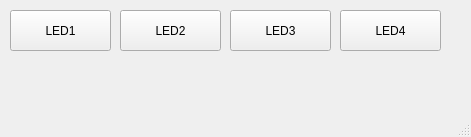
<?xml version="1.0" encoding="UTF-8"?>
<ui version="4.0">
 <class>MainWindow</class>
 <widget class="QMainWindow" name="MainWindow">
  <property name="enabled">
   <bool>true</bool>
  </property>
  <property name="geometry">
   <rect>
    <x>0</x>
    <y>0</y>
    <width>471</width>
    <height>137</height>
   </rect>
  </property>
  <property name="windowTitle">
   <string>MainWindow</string>
  </property>
  <widget class="QWidget" name="centralwidget">
   <widget class="QPushButton" name="pushButton_LED1">
    <property name="geometry">
     <rect>
      <x>10</x>
      <y>10</y>
      <width>101</width>
      <height>41</height>
     </rect>
    </property>
    <property name="text">
     <string>LED1</string>
    </property>
   </widget>
   <widget class="QPushButton" name="pushButton_LED2">
    <property name="geometry">
     <rect>
      <x>120</x>
      <y>10</y>
      <width>101</width>
      <height>41</height>
     </rect>
    </property>
    <property name="text">
     <string>LED2</string>
    </property>
   </widget>
   <widget class="QPushButton" name="pushButton_LED3">
    <property name="geometry">
     <rect>
      <x>230</x>
      <y>10</y>
      <width>101</width>
      <height>41</height>
     </rect>
    </property>
    <property name="text">
     <string>LED3</string>
    </property>
   </widget>
   <widget class="QPushButton" name="pushButton_LED4">
    <property name="geometry">
     <rect>
      <x>340</x>
      <y>10</y>
      <width>101</width>
      <height>41</height>
     </rect>
    </property>
    <property name="text">
     <string>LED4</string>
    </property>
   </widget>
  </widget>
  <widget class="QMenuBar" name="menubar">
   <property name="geometry">
    <rect>
     <x>0</x>
     <y>0</y>
     <width>471</width>
     <height>23</height>
    </rect>
   </property>
  </widget>
  <widget class="QStatusBar" name="statusbar"/>
 </widget>
 <resources/>
 <connections>
  <connection>
   <sender>pushButton_LED1</sender>
   <signal>clicked()</signal>
   <receiver>MainWindow</receiver>
   <slot>button_click_LED1()</slot>
   <hints>
    <hint type="sourcelabel">
     <x>75</x>
     <y>60</y>
    </hint>
    <hint type="destinationlabel">
     <x>71</x>
     <y>97</y>
    </hint>
   </hints>
  </connection>
  <connection>
   <sender>pushButton_LED2</sender>
   <signal>clicked()</signal>
   <receiver>MainWindow</receiver>
   <slot>button_click_LED2()</slot>
   <hints>
    <hint type="sourcelabel">
     <x>200</x>
     <y>58</y>
    </hint>
    <hint type="destinationlabel">
     <x>187</x>
     <y>83</y>
    </hint>
   </hints>
  </connection>
  <connection>
   <sender>pushButton_LED3</sender>
   <signal>clicked()</signal>
   <receiver>MainWindow</receiver>
   <slot>button_click_LED3()</slot>
   <hints>
    <hint type="sourcelabel">
     <x>324</x>
     <y>57</y>
    </hint>
    <hint type="destinationlabel">
     <x>298</x>
     <y>90</y>
    </hint>
   </hints>
  </connection>
  <connection>
   <sender>pushButton_LED4</sender>
   <signal>clicked()</signal>
   <receiver>MainWindow</receiver>
   <slot>button_click_LED4()</slot>
   <hints>
    <hint type="sourcelabel">
     <x>408</x>
     <y>58</y>
    </hint>
    <hint type="destinationlabel">
     <x>405</x>
     <y>85</y>
    </hint>
   </hints>
  </connection>
 </connections>
 <slots>
  <slot>button_click_LED1()</slot>
  <slot>button_click_LED2()</slot>
  <slot>button_click_LED3()</slot>
  <slot>button_click_LED4()</slot>
 </slots>
</ui>
